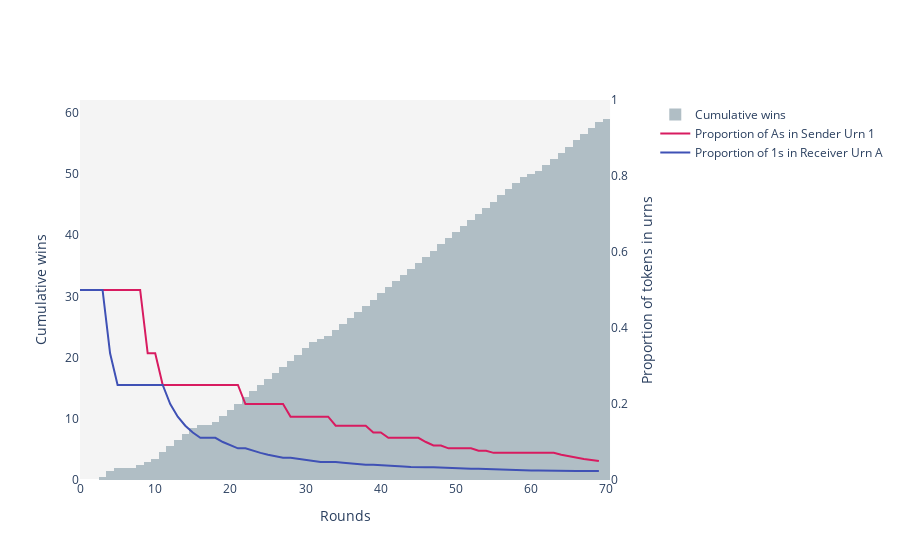

Source (notebook cell):
### Markdown cell above
## Graphing the outcomes

Histogram of cumulative wins, plotted against the proportions of As in Sender Urn 1, and of 1s in Receiver Urn A. (If I've understood it corrently, the hope is that these will correlate over time, both converging towards either 1 or 0.)

### Code cell
rounds = list(range(0, total_rounds))

fig = make_subplots(specs=[[{"secondary_y": True}]])
fig.add_trace(
    go.Histogram(
        x=rounds,
        y=outcome,
        nbinsx=total_rounds,
        histfunc="sum",
        cumulative={'enabled':True, 'direction': 'increasing', 'currentbin': 'half'},
        name="Cumulative wins",
        marker={"color": "#b0bec5"}
    ),
    secondary_y=False
)
fig.add_trace(
    go.Scatter(
        x=rounds,
        y=sender_proportions_1,
        name="Proportion of As in Sender Urn 1",
        marker={"color": "#d81b60"}
    ),
    secondary_y=True
)
fig.add_trace(
    go.Scatter(
        x=rounds,
        y=receiver_proportions_1,
        name="Proportion of 1s in Receiver Urn A",
        marker={"color": "#3f51b5"},
    ),
    secondary_y=True
)

fig.update_xaxes(title="Rounds")
fig.update_yaxes(title="Cumulative wins", showgrid=False, secondary_y=False)
fig.update_yaxes(range=[0, 1], title="Proportion of tokens in urns", showgrid=False, secondary_y=True)
fig.update_layout(plot_bgcolor="#f4f4f4")
fig.show()

### Figure 1 — Plotly figure (JSON) as saved in the notebook; plotly's stock layout.template omitted (floating-point values rounded to 4 significant figures)
{"data": [{"cumulative": {"currentbin": "half", "direction": "increasing", "enabled": true}, "histfunc": "sum", "marker": {"color": "#b0bec5"}, "name": "Cumulative wins", "nbinsx": 70, "type": "histogram", "x": [0, 1, 2, 3, 4, 5, 6, 7, 8, 9, 10, 11, 12, 13, 14, 15, 16, 17, 18, 19, 20, 21, 22, 23, 24, 25, 26, 27, 28, 29, 30, 31, 32, 33, 34, 35, 36, 37, 38, 39, 40, 41, 42, 43, 44, 45, 46, 47, 48, 49, 50, 51, 52, 53, 54, 55, 56, 57, 58, 59, 60, 61, 62, 63, 64, 65, 66, 67, 68, 69], "xaxis": "x", "y": [0, 0, 0, 1, 1, 0, 0, 0, 1, 0, 1, 1, 1, 1, 1, 1, 0, 0, 1, 1, 1, 1, 1, 1, 1, 1, 1, 1, 1, 1, 1, 1, 0, 1, 1, 1, 1, 1, 1, 1, 1, 1, 1, 1, 1, 1, 1, 1, 1, 1, 1, 1, 1, 1, 1, 1, 1, 1, 1, 1, 0, 1, 1, 1, 1, 1, 1, 1, 1, 1], "yaxis": "y"}, {"marker": {"color": "#d81b60"}, "name": "Proportion of As in Sender Urn 1", "type": "scatter", "x": [0, 1, 2, 3, 4, 5, 6, 7, 8, 9, 10, 11, 12, 13, 14, 15, 16, 17, 18, 19, 20, 21, 22, 23, 24, 25, 26, 27, 28, 29, 30, 31, 32, 33, 34, 35, 36, 37, 38, 39, 40, 41, 42, 43, 44, 45, 46, 47, 48, 49, 50, 51, 52, 53, 54, 55, 56, 57, 58, 59, 60, 61, 62, 63, 64, 65, 66, 67, 68, 69], "xaxis": "x", "y": [0.5, 0.5, 0.5, 0.5, 0.5, 0.5, 0.5, 0.5, 0.5, 0.3333, 0.3333, 0.25, 0.25, 0.25, 0.25, 0.25, 0.25, 0.25, 0.25, 0.25, 0.25, 0.25, 0.2, 0.2, 0.2, 0.2, 0.2, 0.2, 0.1667, 0.1667, 0.1667, 0.1667, 0.1667, 0.1667, 0.1429, 0.1429, 0.1429, 0.1429, 0.1429, 0.125, 0.125, 0.1111, 0.1111, 0.1111, 0.1111, 0.1111, 0.1, 0.09091, 0.09091, 0.08333, 0.08333, 0.08333, 0.08333, 0.07692, 0.07692, 0.07143, 0.07143, 0.07143, 0.07143, 0.07143, 0.07143, 0.07143, 0.07143, 0.07143, 0.06667, 0.0625, 0.05882, 0.05556, 0.05263, 0.05], "yaxis": "y2"}, {"marker": {"color": "#3f51b5"}, "name": "Proportion of 1s in Receiver Urn A", "type": "scatter", "x": [0, 1, 2, 3, 4, 5, 6, 7, 8, 9, 10, 11, 12, 13, 14, 15, 16, 17, 18, 19, 20, 21, 22, 23, 24, 25, 26, 27, 28, 29, 30, 31, 32, 33, 34, 35, 36, 37, 38, 39, 40, 41, 42, 43, 44, 45, 46, 47, 48, 49, 50, 51, 52, 53, 54, 55, 56, 57, 58, 59, 60, 61, 62, 63, 64, 65, 66, 67, 68, 69], "xaxis": "x", "y": [0.5, 0.5, 0.5, 0.5, 0.3333, 0.25, 0.25, 0.25, 0.25, 0.25, 0.25, 0.25, 0.2, 0.1667, 0.1429, 0.125, 0.1111, 0.1111, 0.1111, 0.1, 0.09091, 0.08333, 0.08333, 0.07692, 0.07143, 0.06667, 0.0625, 0.05882, 0.05882, 0.05556, 0.05263, 0.05, 0.04762, 0.04762, 0.04762, 0.04545, 0.04348, 0.04167, 0.04, 0.04, 0.03846, 0.03846, 0.03704, 0.03571, 0.03448, 0.03333, 0.03333, 0.03333, 0.03226, 0.03226, 0.03125, 0.0303, 0.02941, 0.02941, 0.02857, 0.02857, 0.02778, 0.02703, 0.02632, 0.02564, 0.025, 0.025, 0.02439, 0.02381, 0.02381, 0.02381, 0.02381, 0.02381, 0.02381, 0.02381], "yaxis": "y2"}], "layout": {"plot_bgcolor": "#f4f4f4", "xaxis": {"anchor": "y", "domain": [0, 0.94], "title": {"text": "Rounds"}}, "yaxis": {"anchor": "x", "domain": [0, 1], "showgrid": false, "title": {"text": "Cumulative wins"}}, "yaxis2": {"anchor": "x", "overlaying": "y", "range": [0, 1], "showgrid": false, "side": "right", "title": {"text": "Proportion of tokens in urns"}}}}
